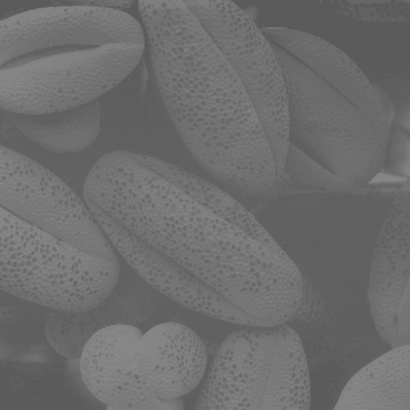
#> input picture Practica2_Transformaciones/images/polen.jpg, 410 x 410 px, shrunk from 500 x 500 before the run
$ jupyter execute 'Transformaciones de intensidad.ipynb'   (shell and % lines are left out)
#> lines starting #> are read from the running program, lines starting #| are printed output that depends on the picture; long printed decimals are rounded
#> further down, imagen is the input picture: shape (410, 410); min 87, max 137, mean 109.1
# Tema 2

# Transformaciones de intensidad

[cell 1]
import numpy as np
import cv2
import matplotlib.pyplot as plt

## 1. Ampliación del rango dinámico

En primer lugar vamos a comenzar programando una función que reciba una imagen. A continuación, el programa debe calcular el rango dinámico de la imagen y mostrarlo por pantalla. Por último, el programa debe crear una nueva imagen aplicando una transformación de intensidades con el objetivo de ampliar el rango dinámico. Para ello, recuerda que si el rango dinámico de la imagen original es $[a_l,a_h]$, el rango dinámico de la imagen transformada debe ser $[0,255]$. Para realizar este programa varios a realizar varias versiones del mismo:

- Versión 1: Crear un programa formado por dos bucles for  anidados. El for  exterior iterará sobre el número de filas y el for  interior lo hará sobre el número de columnas de la imagen. En cada iteración se modificará cada uno de los píxeles de la imagen

[cell 2]
def ampliacion_v1(imagen):
    imagen = np.float32(imagen)
    imagen = imagen / 255
    rango = [imagen.min(), imagen.max()]
#> rango = [0.341, 0.537]
    print(f'Rango dinamico {rango[0]*255} , {rango[1]*255}')
#| Rango dinamico 87.000 , 137.000
    for i in range(imagen.shape[0]):
        for j in range(imagen.shape[1]):
            imagen[i,j] = (imagen[i,j] - rango[0]) *1/(rango[1] - rango[0])
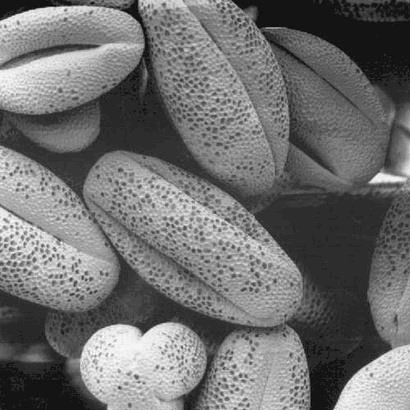
#> imagen: shape (410, 410) float32; min 0, max 1, mean 0.441
    rango = [imagen.min(), imagen.max()]
#> rango = [0, 1]

    print(f'NUEVO Rango dinamico {rango[0]*255} , {rango[1]*255}')
#| NUEVO Rango dinamico 0.0 , 255.0
    return imagen

[cell 3]
imagen = cv2.imread('images/polen.jpg', 0)
plt.imshow(imagen, cmap='gray')
plt.title('Con cmap="gray"')
plt.show()
imagen2 = ampliacion_v1(imagen)
plt.imshow(imagen2, cmap='gray')
plt.title('Con cmap="gray"')
plt.show()

- Versión 2: Crear un programa que aplique la transformación de intensidad sin utilizar ningún bucle for.

[cell 4]
def ampliacion_v2(imagen):
    imagen = np.float32(imagen)
    imagen = imagen / 255
    rango = [imagen.min(), imagen.max()]
#> rango = [0.341, 0.537]
    print(f'Rango dinamico {rango[0]*255} , {rango[1]*255}')
#| Rango dinamico 87.000 , 137.000
    imagen = (imagen- rango[0]) *1/(rango[1] - rango[0])

    rango = [imagen.min(), imagen.max()]
#> rango = [0, 1]

    print(f'NUEVO Rango dinamico {rango[0]*255} , {rango[1]*255}')
#| NUEVO Rango dinamico 0.0 , 255.0
    return imagen

Una vez implementada la segunda versión, aplica el programa sobre la imagen polen y compara las dos imágenes (original y transformada). Haz lo mismo con la imagen radiografia. ¿Existe alguna diferencia entre el comportamiento de ambas imágenes? ¿Por qué?

[cell 5]
imagen = cv2.imread('images/polen.jpg', 0)
plt.imshow(imagen, cmap='gray')
plt.title('Con cmap="gray"')
plt.show()
imagen2 = ampliacion_v2(imagen)
plt.imshow(imagen2, cmap='gray')
plt.title('Con cmap="gray"')
plt.show()

[cell 6]
imagen= cv2.imread('images/radiografia.jpg', 0)
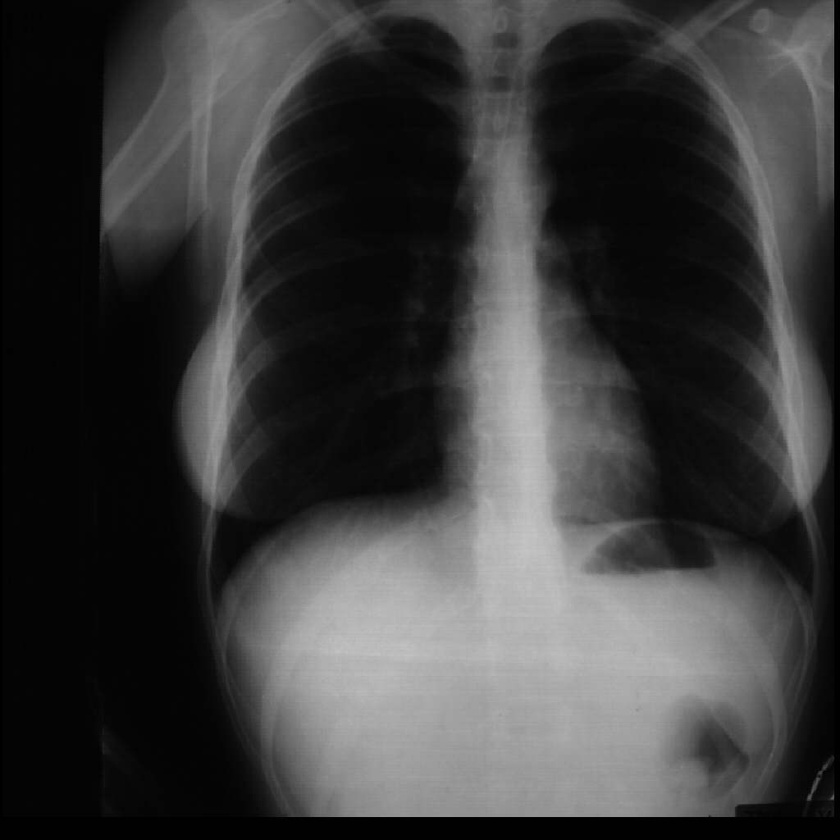
#> input picture Practica2_Transformaciones/images/radiografia.JPG, 840 x 840 px, shrunk from 1024 x 1024 before the run, found by its file name
#> imagen is the input picture: shape (840, 840); min 0, max 197, mean 60
imagen2 = ampliacion_v2(imagen)
#> in ampliacion_v2 (call 2), `rango = [imagen.min(), imagen.max()]`: rango = [0, 0.773]
#| Rango dinamico 0.0 , 197.000
#> in ampliacion_v2 (call 2), `imagen = (imagen- rango[0]) *1/(rango[1] - rango[0])`:
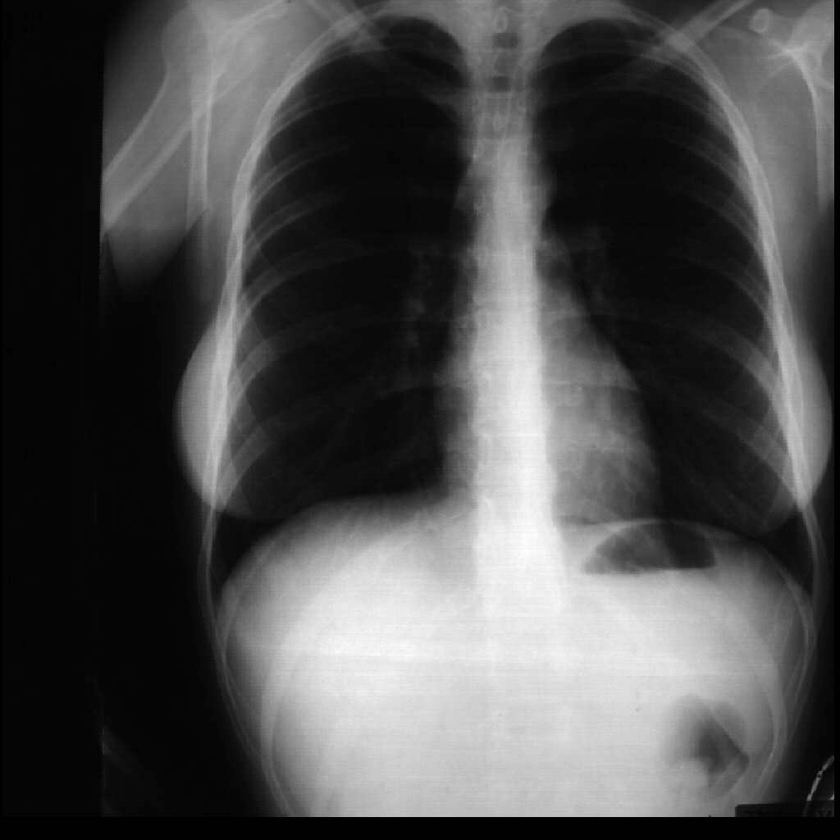
#> imagen: shape (840, 840) float32; min 0, max 1, mean 0.305
#> in ampliacion_v2 (call 2), `rango = [imagen.min(), imagen.max()]`: rango = [0, 1]
#| NUEVO Rango dinamico 0.0 , 255.0
fig, axes = plt.subplots(1, 2, figsize=(12, 5))
axes[0].imshow(imagen, cmap='gray')
axes[0].set_title('Original')
axes[1].imshow(imagen2, cmap='gray')
axes[1].set_title('Ampliación V2')
plt.show()
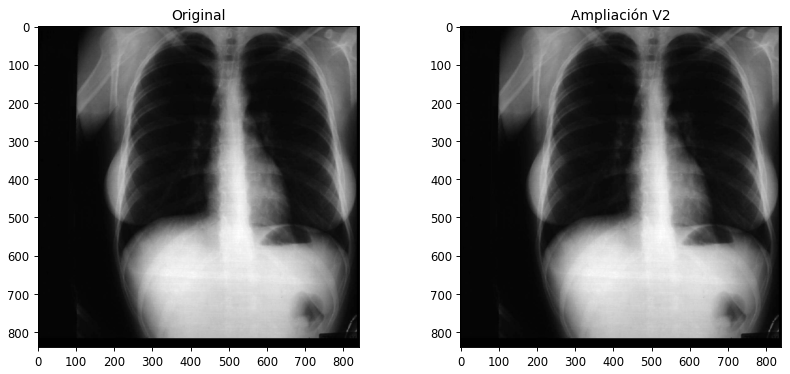
#> figure drawn by matplotlib, 2 panels

#### Problemas en la ampliación

Aplica tu función `ampliacion_v2` sobre la imagen `polen` y guarda el resultado. A continuación, cambia **un único píxel** de la imagen original (por ejemplo, el de la esquina superior izquierda) poniéndolo a 255 y vuelve a aplicar la misma función.

- ¿Qué le ha pasado a la imagen transformada?
- ¿Cuánto vale el rango dinámico en cada uno de los dos casos?

Propón una nueva implementación de ampliación, `ampliacion_robusta`, que elija dos valores $a_l$ y $a_h$ que no sean el mínimo y el máximo exactos y que aplica la misma fórmula de ampliación pero basada en dichos extremos. Por ejemplo, puedes usar la función `np.percentile` con valores de 5 y 95 (aquellos valores que dejan a su izquierda el 5 y 95\% de valores, respectivamente).  ¿Arreglaría el problema del píxel outlier?

[cell 7]
imagen = cv2.imread('images/polen.jpg', 0)
polen2 = ampliacion_v2(imagen)
#| Rango dinamico 87.000 , 137.000
#| NUEVO Rango dinamico 0.0 , 255.0
cv2.imwrite('images/polen2.jpg', polen2*255)
imagen[imagen.shape[0] - 1, imagen.shape[1] - 1] = 255
#> imagen: shape (410, 410)
polen2 = ampliacion_v2(imagen)
#> in ampliacion_v2 (call 4), `rango = [imagen.min(), imagen.max()]`: rango = [0.341, 1]
#| Rango dinamico 87.000 , 255.0
#> in ampliacion_v2 (call 4), `imagen = (imagen- rango[0]) *1/(rango[1] - rango[0])`:
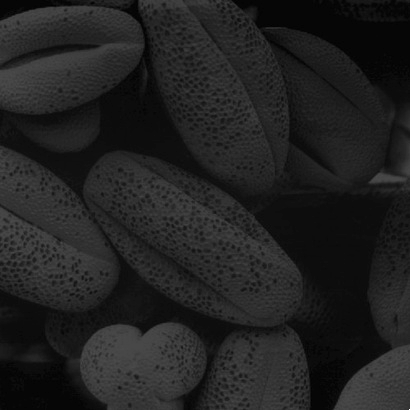
#> imagen: shape (410, 410) float32; min 0, max 1, mean 0.131
#> in ampliacion_v2 (call 4), `rango = [imagen.min(), imagen.max()]`: rango = [0, 1]
#| NUEVO Rango dinamico 0.0 , 255.0
#imprimir polen2 con plot
plt.imshow(polen2, cmap='gray')
plt.show()

[cell 8]
def ampliacion_robusta(imagen, p = 5):
#> called with p = 5
    imagen = np.float32(imagen)
    imagen = imagen / 255
    print(f'Rango dinamico original: [{imagen.min()*255} , {imagen.max()*255}]')
#| Rango dinamico original: [87.000 , 255.0]
    rango = [np.percentile(imagen, p), np.percentile(imagen, 100-p)]
#> rango = [0.357, 0.506]
    print(f'Rango dinamico robusto {rango[0]*255} , {rango[1]*255}')
#| Rango dinamico robusto 91.000 , 129.000
    imagen = (imagen- rango[0])/(rango[1] - rango[0])
    imagen = np.clip(imagen, 0, 1)
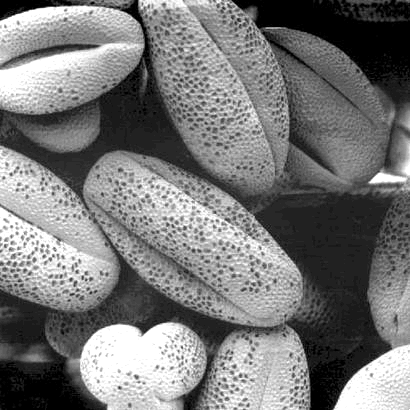
#> imagen: shape (410, 410) float32; min 0, max 1, mean 0.472
    rango = [imagen.min(), imagen.max()]
#> rango = [0, 1]

    print(f'NUEVO Rango dinamico {rango[0]*255} , {rango[1]*255}')
#| NUEVO Rango dinamico 0.0 , 255.0
    return imagen

[cell 9]
imagen = cv2.imread('images/polen.jpg', 0)
imagen[imagen.shape[0] - 1, imagen.shape[1] - 1] = 255
ampliada = ampliacion_robusta(imagen, p=5)
plt.imshow(ampliada, cmap='gray')
plt.show()

## 2. Ecualización del histograma

En segundo lugar vamos a realizar un programa que reciba una imagen y aplique la transformación de intensidad basada en ecualización del histograma. Para ello, comenzaremos obteniendo el histograma de la imagen de entrada. Si tuviésemos que crear un histograma de manera manual, deberíamos utilizar una función del estilo...

[cell 10]
def calculaHistograma(imagen):
    histograma = np.zeros((256))
    filas, columnas = imagen.shape
    for i in range(filas):
        for j in range(columnas):
            histograma[imagen[i,j]] += 1
    return histograma

Sin embargo, estamos utilizando una librería (opencv) con muchas funciones built-in, entre las cuales seguro que se encuentra  una para calcular el histograma. En este caso se denomina calcHist y tiene los siguientes parámetros de entrada:
- images: conjunto de imágenes sobre las que queremos aplicar el histograma. Si solo vamos a calcular el histograma de una sola imagen también debemos colocarla en formato lista (entre corchetes [imagen])
- channels: canales sobre los que queremos calcular el histograma de las imágenes. Si, por ejemplo, la imagen es en escala de grises debemos especificar [0]
- mask: máscara que indica la zona de la imagen de la que queremos obtener el histograma. Si queremos el histograma de toda la imagen escribimos None
- histSize: dimensión del histograma. En este caso es el número de "bins" en los que queremos obtener el histograma. Para obtener un histograma completo, escribir [256]
- range: rango de intensidades para el que queremos obtener el histograma, generalmente [0,256]

[cell 11]
imagen = cv2.imread('images/radiografia.jpg', 0)
print(imagen.shape)
#| (840, 840)
print(imagen.size)
#| 705600
h = cv2.calcHist([imagen], [0], None, [256], [0,256]).flatten()
#> h = 256 values, max 91493 at index 4, min 0 at index 198, mean 2756.2
h.sum()
#> Out = 705600

Además de la función calcHist, la propia librería numpy tiene una función llamada histogram() que prácticamente funciona igual. La única diferencia es que np.histogram nos devolverá una tupla: el primer elemento contiene el conteo (histograma) y el segundo contiene los bins utilizados.

[cell 12]
imagen = cv2.imread('images/radiografia.jpg', 0)
h, bins = np.histogram(imagen, bins = 256, range = [0,256])
#> bins = 257 values from 0 to 256
h
#> Out has the same summary as h

Entonces, ¿existe alguna diferencia? Una de ellas es el tiempo de ejecución. Utilicemos para ello el comando %%time al principio de la celda para analizar el tiempo de ejecución. ¿Hay diferencias?

[cell 13]
imagen = cv2.imread('images/radiografia.jpg', 0)
h = cv2.calcHist([imagen], [0], None, [256], [0,256]).flatten()

[cell 14]
imagen = cv2.imread('images/radiografia.jpg', 0)
h, bins = np.histogram(imagen, bins = 256, range = [0,256])

Una vez entendida la función calcHist, volvamos al problema.
- Versión 1: Crear un programa formado por tres bucles for anidados. Los dos primeros bucles for iteran sobre el número de filas y columnas de la imagen, respectivamente. Para cada píxel de la imagen, vamos a calcular mediante el tercer for la suma de las probabilidades de las intensidades menores que dicho pixel
$$255\sum_{i=0}^{I(x,y)}h_p(i)$$
donde $h_p(i)$ es la probabilidad de la intensidad $i$ en la imagen (histograma normalizado).

[cell 15]
def ecualizacion_v1(imagen):
    """
    Crear un programa formado por tres bucles for anidados.
    Los dos primeros bucles for iteran sobre el número de filas y columnas
    de la imagen, respectivamente. Para cada píxel de la imagen, vamos a
    calcular mediante el tercer for la suma
    de las probabilidades de las intensidades menores que dicho pixel
    """
    h = cv2.calcHist([imagen], [0], None, [256], [0,256]).flatten()
    ecualizada = imagen.copy()
    NM = imagen.shape[0] * imagen.shape[1]
#> NM = 705600
    for i in range(imagen.shape[0]):
        for j in range(imagen.shape[1]):
            suma = 0
            for k in range(imagen[i,j]+1):
                suma += h[k]
            ecualizada[i,j] = suma / (NM) * 255
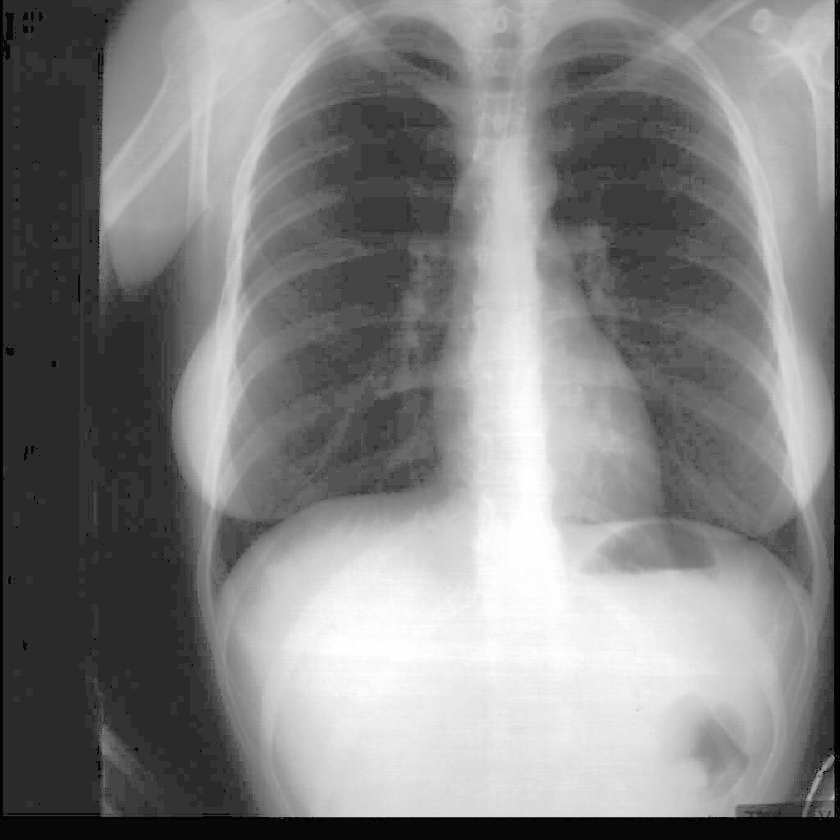
#> ecualizada: shape (840, 840); min 1, max 255, mean 130.2
    return np.uint8(ecualizada)

[cell 16]
imagen = cv2.imread('images/radiografia.jpg', 0)
ecualizada = ecualizacion_v1(imagen)

[cell 17]
fig, axes = plt.subplots(1, 2, figsize=(12, 5))
axes[0].imshow(imagen, cmap='gray')
axes[0].set_title('Imagen original')
axes[0].axis('off')

axes[1].imshow(ecualizada, cmap='gray')
axes[1].set_title('Imagen ecualizada')
axes[1].axis('off')

plt.show()

- Versión 2: Crear un programa que, una vez obtenido el histograma, lo transforme en un función de densidad de probabilidad y a continuación lo transforme en una función de distribución (función de densidad de probabilidad acumulada). A continuación utiliza los dos bucles de filas y columnas para modificar cada píxel: si en la posición (i,j) la imagen tiene intensidad q, entonces cambiar el valor de dicha intensidad por el valor q-ésimo de la función de distribución.

[cell 18]
def ecualizacion_v2(imagen):
    #obtenemos el histograma de la imagen
    h = cv2.calcHist([imagen], [0], None, [256], [0,256]).flatten()
    NM = imagen.shape[0] * imagen.shape[1]
#> NM = 705600
    #funcion densidad de probabilidad
    pdf = h / NM
#> pdf = 256 values, max 0.13 at index 4, min 0 at index 198, mean 0.00391
    #funcion de distribucion acumulada
    cdf = np.zeros((256))
    cdf[0] = pdf[0]
    for i in range(1,256):
        cdf[i] = cdf[i-1] + pdf[i]
#> after the loop, cdf = 256 values from 0.00692 to 1
    #ecualizamos la imagen
    ecualizada = np.zeros_like(imagen)
    for i in range(imagen.shape[0]):
        for j in range(imagen.shape[1]):
            ecualizada[i,j] = cdf[imagen[i,j]] * 255

    return np.uint8(ecualizada)

[cell 19]
imagen = cv2.imread('images/radiografia.jpg', 0)
ecualizada = ecualizacion_v2(imagen)

cv2.imshow('Imagen original', imagen)
cv2.imshow('Imagen ecualizada', ecualizada)
cv2.waitKey(0)
cv2.destroyAllWindows()

- Versión 3: ¿Se te ocurre alguna manera de hacer lo mismo que antes pero evitándonos los dos bucles for anidados?

[cell 20]
def ecualizacion_v3(imagen):
    #obtenemos el histograma de la imagen
    h = cv2.calcHist([imagen], [0], None, [256], [0,256]).flatten()
    NM = imagen.shape[0] * imagen.shape[1]
#> NM = 705600
    #funcion densidad de probabilidad
    pdf = h / NM
    #funcion de distribucion acumulada
    cdf = np.zeros((256))
    cdf[0] = pdf[0]
    for i in range(1,256):
        cdf[i] = cdf[i-1] + pdf[i]
#> after the loop, cdf = 256 values from 0.00692 to 1
    #ecualizamos la imagen
    ecualizada = cdf[imagen] * 255
    return np.uint8(ecualizada)

[cell 21]
imagen = cv2.imread('images/radiografia.jpg', 0)
ecualizada = ecualizacion_v3(imagen)

cv2.imshow('Imagen original', imagen)
cv2.imshow('Imagen ecualizada', ecualizada)
cv2.waitKey(0)
cv2.destroyAllWindows()

Una vez finalizadas las 3 opciones, compara los tiempos de ejecución.

[cell 22]
imagen2 = ecualizacion_v2(imagen)

[cell 23]
imagen3 = ecualizacion_v3(imagen)

#### Problemas en la ecualización

Ecualiza la imagen `radiografia` con tu función `ecualizacion_v3` y observa el resultado con calma, prestando atención a las zonas amplias y uniformes. ¿Aparece algo que no se veía en la imagen original? ¿Es información nueva o se han generado cambios de intensidad donde antes no los había? ¿A qué crees que se deben?

[cell 24]
imagen = cv2.imread('images/radiografia.jpg', 0)

## 3. Histogram matching

La ecualización lleva el histograma a una distribución uniforme. E histogram matching o especificación del histograma gneneraliza la idea: en lugar de un histograma uniforme, el objetivo es el histograma de otra imagen, que llamamos referencia.

Si $H_I$ y $H_R$ son los histogramas acumulados normalizados de la imagen y de la referencia, respectivamente, la transformación de histogram matching viene dada por:

$$f(i) = \min\{\, j \in \{0,\dots,255\} \;\mid\; H_I(i) \leq H_R(j) \,\}$$

Es decir: a cada nivel de gris $i$ le corresponde el primer nivel $j$ de la referencia cuyo acumulado ya ha alcanzado el de $i$.

Escribe una función `matching` que, reciba los histogramas normalizados de las dos imágenes (original y referencia). La función calculará $H_I$ y $H_R$. A continuación, construirá la LUT (array de 256 valores) que contenga la transformación que aplicaría el histogram matching.

[cell 25]
def matching(h_I, h_R):
    #𝑓 𝐼(𝑥, 𝑦) = 𝑚𝑖𝑛 { 𝑗 ∈ {0, … , 255 }| 𝐻𝐼 𝐼 𝑥, 𝑦 ≤ 𝐻_𝑅(𝑗)}
    #la posicion minima (j) de h_r tal q h_i(i) < h_r(j)
    H_I = np.cumsum(h_I)
    H_R = np.cumsum(h_R)
    lut = np.zeros(256)
    for i in range(h_I.size):
        # i = I(x,y), h_I[i] = frecuencia I(x,y)
        j = 0
        while(j < H_R.size - 1 and H_R[j] < H_I[i]):
            j+=1
        lut[i] = j
    return lut

Una vez hecha esta función, crea la función `histogram_matching` que reciba directamente las dos imágenes y aplique la transformación utilizando la función `matching`.

[cell 26]
def histogram_matching(imagen, referencia):
    #primero sacar los 2 histogramas y la lut
    copia = imagen.copy()
    h_I = cv2.calcHist([copia], [0], None, [256], [0,256]).flatten()
    h_R = cv2.calcHist([referencia], [0], None, [256], [0,256]).flatten()
    lut = matching(h_I, h_R)
    for i in range(imagen.shape[0]):
        for j in range(imagen.shape[1]):
            copia[i,j] = lut[imagen[i,j]]
    return copia

En la carpeta de imágenes encontrarás dos imágenes  de hoja de vid: una de ellas tiene unas buenas condiciones de adquisición y la otra no. Utiliza histogram matching para mejorar la calidad de la imagen de mala iluminación.

[cell 27]
imagen       = cv2.imread('images/hoja_mal.jpg', 0)
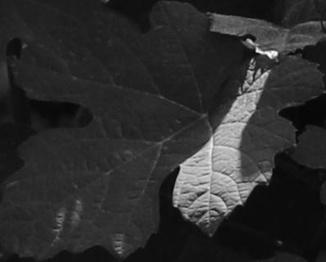
#> input picture Practica2_Transformaciones/images/hoja_mal.jpg, 326 x 262 px, shrunk from 398 x 320 before the run
#> imagen is the input picture: shape (262, 326); min 2, max 255, mean 44.9
referencia = cv2.imread('images/hoja_bien.jpg', 0)
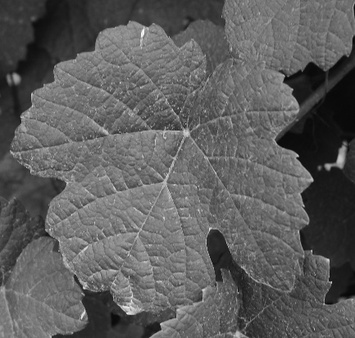
#> input picture Practica2_Transformaciones/images/hoja_bien.jpg, 355 x 338 px, shrunk from 433 x 412 before the run
#> referencia is the input picture: shape (338, 355); min 6, max 253, mean 93.5

hm = histogram_matching(imagen, referencia)
#> in histogram_matching, `h_I = cv2.calcHist([copia], [0], None, [256], [0,256]).flatten()`: h_I = 256 values, max 3209 at index 12, min 0 at index 0, mean 333.6
#> in histogram_matching, `h_R = cv2.calcHist([referencia], [0], None, [256], [0,256]).flatten()`: h_R = 256 values, max 1779 at index 110, min 0 at index 0, mean 468.7
#> in matching, `H_I = np.cumsum(h_I)`: H_I = 256 values from 0 to 85412
#> in matching, `H_R = np.cumsum(h_R)`: H_R = 256 values from 0 to 119990
#> in histogram_matching, `lut = matching(h_I, h_R)`: lut = 256 values from 0 to 118
#> after the loop in histogram_matching, `for i in range(imagen.shape[0]):`:
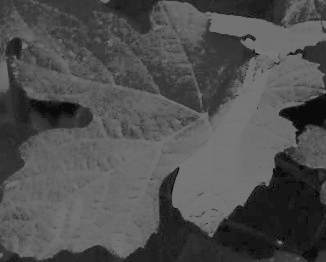
#> copia: shape (262, 326); min 6, max 118, mean 78.6
cv2.imshow('Imagen original', imagen)
cv2.imshow('Imagen referencia', referencia)
cv2.imshow('Imagen con matching', hm)
cv2.waitKey(0)
cv2.destroyAllWindows()
